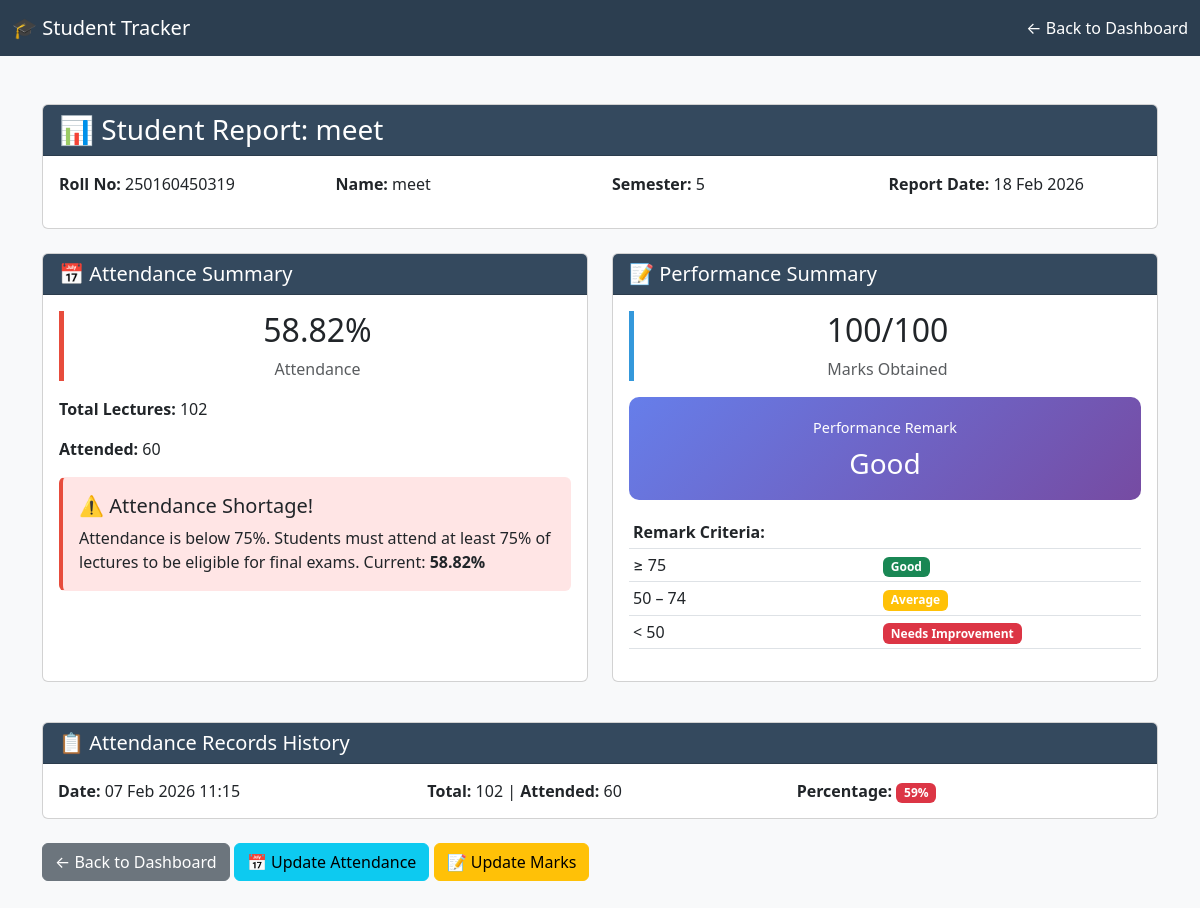
The app's page /report/3/ (signed in) with its own data.
### tracker/models.py (models this page shows, shortened)
class Student(models.Model):
    user = models.OneToOneField(
        User,
        on_delete=models.CASCADE,
        null=True,
        blank=True
    )
    roll_no = models.IntegerField(unique=True)
    name = models.CharField(max_length=100)
    semester = models.IntegerField(
        validators=[MinValueValidator(1), MaxValueValidator(8)]
    )
    def get_total_lectures(self):
        latest = self.attendance_records.first()
        return latest.total_lectures if latest else 0
    def get_attended_lectures(self):
        latest = self.attendance_records.first()
        return latest.attended_lectures if latest else 0
    def get_attendance_percentage(self):
        total = self.get_total_lectures()
        if total == 0:
            return 0
        return round((self.get_attended_lectures() / total) * 100, 2)
    def has_attendance_shortage(self):
        return self.get_attendance_percentage() < 75

class Mark(models.Model):
    student = models.OneToOneField(
        Student,
        on_delete=models.CASCADE,
        related_name="mark"
    )
    marks_obtained = models.IntegerField(validators=[MinValueValidator(0), MaxValueValidator(100)])
    def get_performance_remark(self):
        if self.marks_obtained >= 75:
            return "Good"
        elif self.marks_obtained >= 50:
            return "Average"
        return "Needs Improvement"

class AttendanceRecord(models.Model):
    student = models.ForeignKey(
        Student,
        on_delete=models.CASCADE,
        related_name="attendance_records"
    )
    date = models.DateTimeField(default=timezone.now)
    total_lectures = models.IntegerField(validators=[MinValueValidator(1)])
    attended_lectures = models.IntegerField(validators=[MinValueValidator(0)])
    class Meta:
        ordering = ['-date']

### tracker/views.py (the view)
# urls.py: path('report/<int:pk>/', StudentReportView.as_view(), name='student_report'),
class StudentReportView(LoginRequiredMixin, DetailView):
    model = Student
    template_name = 'tracker/student_report.html'
    context_object_name = 'student'
    def get_context_data(self, **kwargs):
        context = super().get_context_data(**kwargs)
        student = self.get_object()
        attendance_records = AttendanceRecord.objects.filter(student=student)
        total_lectures = 0
        attended_lectures = 0
        for record in attendance_records:
            total_lectures += record.total_lectures
            attended_lectures += record.attended_lectures
        attendance_percentage = (
            (attended_lectures / total_lectures) * 100
            if total_lectures > 0 else 0
        )
        mark = Mark.objects.filter(student=student).first()
        context.update({
            'attendance_records': attendance_records,
            'total_lectures': total_lectures,
            'attended_lectures': attended_lectures,
            'attendance_percentage': round(attendance_percentage, 2),
            'mark': mark,
        })
        return context

### tracker/templates/tracker/student_report.html (shortened to what this page needs)
<!DOCTYPE html>
<html lang="en">
<head>
    <link href="https://cdn.jsdelivr.net/npm/bootstrap@5.3.0/dist/css/bootstrap.min.css" rel="stylesheet">
</head>
<body class="bg-light">
    <nav class="navbar navbar-expand-lg navbar-dark">
        <div class="container-fluid">
            <span class="navbar-brand">🎓 Student Tracker</span>
            <a href="{% url 'student_list' %}" class="nav-link ms-auto">← Back to Dashboard</a>
        </div>
    </nav>
    <div class="container mt-5">
        <div class="card mb-4">
            <div class="card-header">
                <h3 class="mb-0">📊 Student Report: {{ student.name }}</h3>
            </div>
            <div class="card-body">
                <div class="row">
                    <div class="col-md-3">
                        <p><strong>Roll No:</strong> {{ student.roll_no }}</p>
                    </div>
                    <div class="col-md-3">
                        <p><strong>Name:</strong> {{ student.name }}</p>
                    </div>
                    <div class="col-md-3">
                        <p><strong>Semester:</strong> {{ student.semester }}</p>
                    </div>
                    <div class="col-md-3">
                        <p><strong>Report Date:</strong> {% now "d M Y" %}</p>
                    </div>
                </div>
            </div>
        </div>
        <div class="row mb-4">
            <div class="col-md-6 mb-3">
                <div class="card h-100">
                    <div class="card-header">
                        <h5 class="mb-0">📅 Attendance Summary</h5>
                    </div>
                    <div class="card-body">
                        <div class="stat-card {% if attendance_percentage < 75 %}warning{% else %}success{% endif %}">
                            <h2 class="text-center">{{ attendance_percentage }}%</h2>
                            <p class="text-center text-muted">Attendance</p>
                        </div>
                        <div class="mt-3">
                            <p><strong>Total Lectures:</strong> {{ total_lectures }}</p>
                            <p><strong>Attended:</strong> {{ attended_lectures }}</p>
                        </div>
                        {% if student.has_attendance_shortage %}
                            <div class="alert attendance-alert mt-3" role="alert">
                                <h5>⚠️ Attendance Shortage!</h5>
                                <p class="mb-0">
                                    Attendance is below 75%. Students must attend at least 75% of lectures
                                    to be eligible for final exams. Current: <strong>{{ attendance_percentage }}%</strong>
                                </p>
                            </div>
                        {% else %}
                            <div class="alert alert-success mt-3" role="alert">
                                <h5>✓ Good Attendance</h5>
                                <p class="mb-0">Current attendance meets the minimum requirement of 75%.</p>
                            </div>
                        {% endif %}
                    </div>
                </div>
            </div>
            <div class="col-md-6 mb-3">
                <div class="card h-100">
                    <div class="card-header">
                        <h5 class="mb-0">📝 Performance Summary</h5>
                    </div>
                    <div class="card-body">
                        {% if mark %}
                            <div class="stat-card">
                                <h2 class="text-center">{{ mark.marks_obtained }}/100</h2>
                                <p class="text-center text-muted">Marks Obtained</p>
                            </div>
                            <div class="remark-box mt-3">
                                <p class="mb-0" style="font-size: 0.9rem;">Performance Remark</p>
                                <h3 class="mt-2 mb-0">{{ mark.get_performance_remark }}</h3>
                            </div>
                            <div class="mt-3">
                                <table class="table table-sm">
                                    <tbody>
                                        <tr>
                                            <td><strong>Remark Criteria:</strong></td>
                                            <td></td>
                                        </tr>
                                        <tr>
                                            <td>≥ 75</td>
                                            <td><span class="badge bg-success">Good</span></td>
                                        </tr>
                                        <tr>
                                            <td>50 – 74</td>
                                            <td><span class="badge bg-warning">Average</span></td>
                                        </tr>
                                        <tr>
                                            <td>&lt; 50</td>
                                            <td><span class="badge bg-danger">Needs Improvement</span></td>
                                        </tr>
                                    </tbody>
                                </table>
                            </div>
                        {% else %}
                            <div class="alert alert-info" role="alert">
                                <p class="mb-0">No marks have been entered yet. Please enter marks to see the performance remark.</p>
                            </div>
                        {% endif %}
                    </div>
                </div>
            </div>
        </div>
        {% if attendance_records %}
            <div class="card mb-4">
                <div class="card-header">
                    <h5 class="mb-0">📋 Attendance Records History</h5>
                </div>
                <div class="card-body p-0">
                    {% for record in attendance_records %}
                        <div class="record-item">
                            <div class="row">
                                <div class="col-md-4">
                                    <strong>Date:</strong> {{ record.date|date:"d M Y H:i" }}
                                </div>
                                <div class="col-md-4">
                                    <strong>Total:</strong> {{ record.total_lectures }} | <strong>Attended:</strong> {{ record.attended_lectures }}
                                </div>
                                <div class="col-md-4">
                                    {% widthratio record.attended_lectures record.total_lectures 100 as percentage %}
                                    <strong>Percentage:</strong>
                                    {% if percentage >= 75 %}
                                        <span class="badge bg-success">{{ percentage }}%</span>
                                    {% else %}
                                        <span class="badge bg-danger">{{ percentage }}%</span>
                                    {% endif %}
                                </div>
                            </div>
                        </div>
                    {% endfor %}
                </div>
            </div>
        {% endif %}
        <div class="mb-5">
            <a href="{% url 'student_list' %}" class="btn btn-secondary">← Back to Dashboard</a>
            <a href="{% url 'mark_attendance' student.id %}" class="btn btn-info">📅 Update Attendance</a>
            {% if not mark %}
                <a href="{% url 'enter_marks' student.id %}" class="btn btn-warning">📝 Enter Marks</a>
            {% else %}
                <a href="{% url 'enter_marks' student.id %}" class="btn btn-warning">📝 Update Marks</a>
            {% endif %}
        </div>
    </div>
</body>
</html>

### tracker/templates/tracker/student_report.html (style rules this page uses)
.navbar { background-color: #2c3e50; }
.navbar a { color: white !important; }
.card-header { background-color: #34495e; color: white; }
.stat-card { border-left: 5px solid #3498db; }
.stat-card.warning { border-left-color: #e74c3c; }
.remark-box { background: linear-gradient(135deg, #667eea 0%, #764ba2 100%); color: white; padding: 20px; border-radius: 10px; text-align: center; }
.attendance-alert { background-color: #ffe5e5; border-left: 4px solid #e74c3c; }
.record-item { padding: 15px; border-bottom: 1px solid #ecf0f1; }
.record-item:last-child { border-bottom: none; }

### records on screen
Student: name "meet", roll_no "250160450319", semester "5"
Mark: marks_obtained "100", get_performance_remark "Good"
AttendanceRecord: date "07 Feb 2026 11:15", total_lectures "102", attended_lectures "60", percentage "59"

### other values on screen
{{ attendance_percentage }} "58.82"
{{ total_lectures }} "102"
{{ attended_lectures }} "60"
